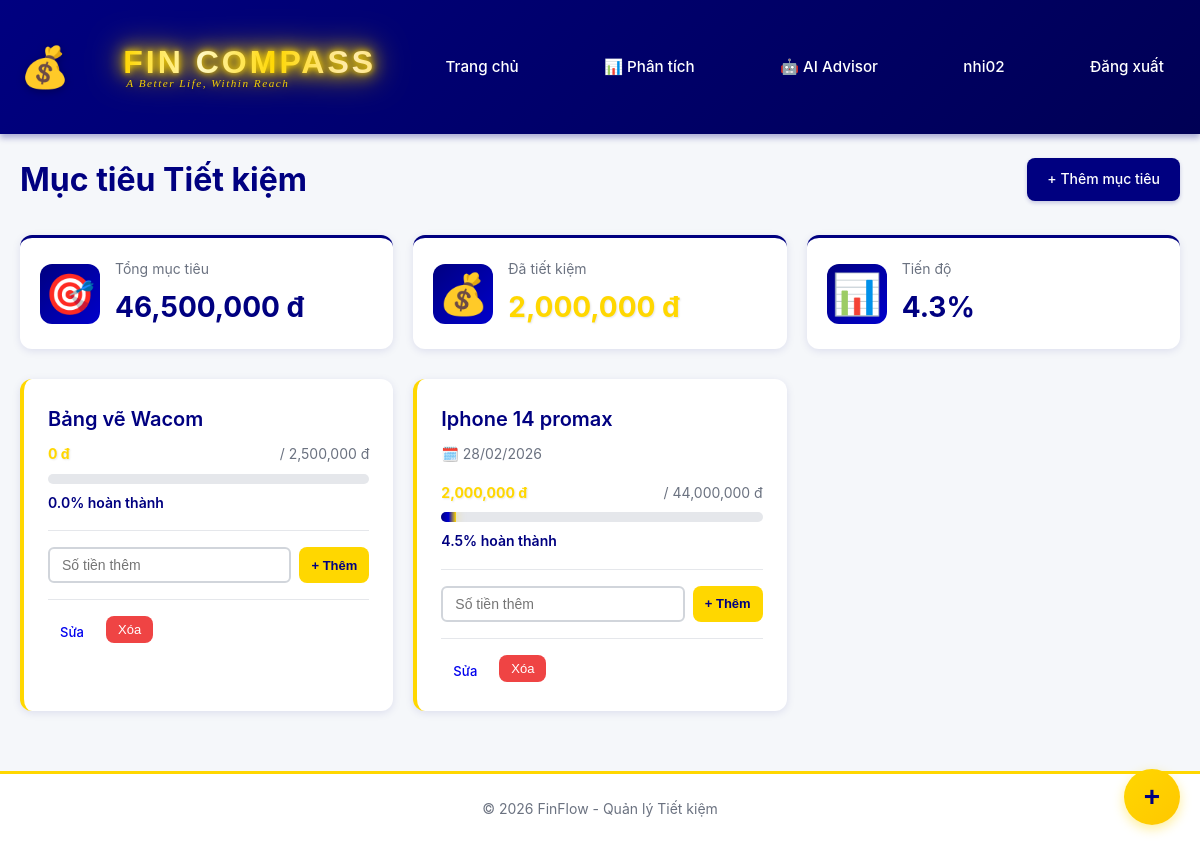
Page / (signed in) on the committed database.
### tables this page shows
CREATE TABLE "User" (
            id INTEGER PRIMARY KEY AUTOINCREMENT,
            username TEXT UNIQUE,
            name TEXT,
            email TEXT UNIQUE,
            passwordHash TEXT NOT NULL,
            phone TEXT,
            createdAt TEXT NOT NULL,
            updatedAt TEXT NOT NULL
        );

CREATE TABLE SavingsGoal (
            id INTEGER PRIMARY KEY AUTOINCREMENT,
            name TEXT NOT NULL,
            targetAmount REAL NOT NULL,
            currentAmount REAL DEFAULT 0,
            deadline TEXT,
            userId INTEGER,
            createdAt TEXT NOT NULL,
            updatedAt TEXT NOT NULL
        );

### app.py (the view)
@app.route('/')
def index():
    try:
        user_id = session.get('user_id')
        summary = SavingsService.get_summary(user_id)
        if user_id and (not summary or not summary.get('goals')):
            summary = SavingsService.get_summary(None)
        return render_template('index.html', summary=summary)
    except Exception as e:
        flash(f'Lỗi: {str(e)}', 'error')
        return render_template('index.html', summary={'goals': [], 'totalTarget': 0, 'totalCurrent': 0, 'overallProgress': 0})

### app.py (called while the page is built)
@app.before_request
def require_login():
    public_endpoints = {'login', 'register', 'static', 'not_found', 'internal_error'}
    endpoint = request.endpoint
    if endpoint is None:
        return
    if endpoint.split('.')[-1] in public_endpoints:
        return
    if not session.get('user_id'):
        return redirect(url_for('login'))

@app.context_processor
def inject_user():
    user = None
    user_id = session.get('user_id')
    print(f"[DEBUG] inject_user: session user_id = {user_id}")
    if user_id:
        try:
            user = User.find_by_id(user_id)
        except Exception as _e:
            print(f"[DEBUG] inject_user: find_by_id error: {_e}")
            user = None
    print(f"[DEBUG] inject_user: current_user = {user}")
    return {'current_user': user, 'ai_enabled': AI_ENABLED}  # THÊM ai_enabled

@app.template_filter('format_currency')
def _format_currency(amount):
    return format_currency(amount)

@app.template_filter('format_date')
def _format_date(date_str):
    return format_date(date_str)

### models.py (called while the page is built)
    def get_connection(self):
        conn = sqlite3.connect(self.db_path)
        conn.row_factory = sqlite3.Row
        return conn

    def execute(self, query: str, params: tuple = ()):
        conn = self.get_connection()
        cursor = conn.cursor()
        cursor.execute(query, params)
        conn.commit()
        result = cursor.fetchall()
        conn.close()
        return result

    def execute_one(self, query: str, params: tuple = ()):
        conn = self.get_connection()
        cursor = conn.cursor()
        cursor.execute(query, params)
        conn.commit()
        result = cursor.fetchone()
        conn.close()
        return result

    @staticmethod
    def find_all(user_id: Optional[str] = None) -> List[Dict[str, Any]]:
        if user_id:
            query = 'SELECT * FROM SavingsGoal WHERE userId = ? ORDER BY createdAt DESC'
            results = db.execute(query, (user_id,))
        else:
            query = 'SELECT * FROM SavingsGoal ORDER BY createdAt DESC'
            results = db.execute(query)
        return [dict(row) for row in results]

    @staticmethod
    def find_by_id(user_id: str) -> Optional[Dict[str, Any]]:
        query = 'SELECT * FROM "User" WHERE id = ?'
        result = db.execute_one(query, (user_id,))
        return dict(result) if result else None

### utils.py (called while the page is built)
def format_currency(amount: float) -> str:
    return f"{amount:,.0f} đ"

### templates/index.html (shortened to what this page needs)
{% extends "base.html" %}
{% block content %}
<div class="header">
    <h2>Mục tiêu Tiết kiệm</h2>
    <a href="{{ url_for('new_goal') }}" class="btn btn-primary">+ Thêm mục tiêu</a>
</div>
<div class="stats">
    <div class="stat-card">
        <span class="icon">🎯</span>
        <div>
            <p class="label">Tổng mục tiêu</p>
            <p class="value">{{ summary.totalTarget | format_currency }}</p>
        </div>
    </div>
    <div class="stat-card">
        <span class="icon">💰</span>
        <div>
            <p class="label">Đã tiết kiệm</p>
            <p class="value success">{{ summary.totalCurrent | format_currency }}</p>
        </div>
    </div>
    <div class="stat-card">
        <span class="icon">📊</span>
        <div>
            <p class="label">Tiến độ</p>
            <p class="value">{{ summary.overallProgress }}%</p>
        </div>
    </div>
</div>
{% if summary.goals %}
<div class="goals-grid">
    {% for goal in summary.goals %}
    <div class="goal-card">
        <h3>{{ goal.name }}</h3>
        {% if goal.deadline %}
        <p class="deadline">🗓️ {{ goal.deadline | format_date }}</p>
        {% endif %}
        <div class="progress-section">
            <div class="amounts">
                <span class="current">{{ goal.currentAmount | format_currency }}</span>
                <span class="target">/ {{ goal.targetAmount | format_currency }}</span>
            </div>
            <div class="progress-bar">
                <div class="progress-fill" style="width: {{ goal.progress }}%"></div>
            </div>
            <p class="progress-text">{{ goal.progress }}% hoàn thành</p>
        </div>
        <form method="POST" action="{{ url_for('add_amount', goal_id=goal.id) }}" class="quick-add">
            <input type="number" name="amount" placeholder="Số tiền thêm" step="1000" min="0" required>
            <button type="submit" class="btn btn-sm btn-success">+ Thêm</button>
        </form>
        <div class="actions">
            <a href="{{ url_for('edit_goal', goal_id=goal.id) }}" class="btn btn-sm">Sửa</a>
            <form method="POST" action="{{ url_for('delete_goal', goal_id=goal.id) }}" style="display:inline"
                  onsubmit="return confirm('Xóa mục tiêu {{ goal.name }}?')">
                <button type="submit" class="btn btn-sm btn-danger">Xóa</button>
            </form>
        </div>
    </div>
    {% endfor %}
</div>
{% endif %}
{% endblock %}

### templates/base.html (shortened to what this page needs)
<!DOCTYPE html>
<html lang="vi">
<head>
    <link rel="stylesheet" href="{{ url_for('static', filename='style.css') }}">
</head>
<body>
    <nav class="navbar">
        <div class="container">
            <span class="logo-icon">💰</span>
            <div class="logo-text-wrapper">
                <h1 class="logo-title">FIN COMPASS</h1>
                <p class="logo-tagline">A Better Life, Within Reach</p>
            </div>
            <a href="{{ url_for('index') }}" class="nav-link">Trang chủ</a>
            <a href="{{ url_for('analysis') }}" class="nav-link">📊 Phân tích</a>
            {% if ai_enabled %}
            <a href="{{ url_for('ai_analyze') }}" class="nav-link">🤖 AI Advisor</a>
            {% endif %}
            {% if session.get('user_id') %}
                <a href="{{ url_for('profile') }}" class="nav-link">{{ current_user.username if current_user else 'Tài khoản' }}</a>
                <a href="{{ url_for('logout') }}" class="nav-link">Đăng xuất</a>
            {% else %}
                <a href="{{ url_for('login') }}" class="nav-link">Đăng nhập</a>
                <a href="{{ url_for('register') }}" class="nav-link">Đăng ký</a>
            {% endif %}
        </div>
    </nav>
    <main class="container">
        {% block content %}{% endblock %}
    </main>
    <footer class="footer">
        <p>&copy; 2026 FinFlow - Quản lý Tiết kiệm</p>
    </footer>
    {% if session.get('user_id') %}
    <button class="fab" onclick="openTransactionModal()">+</button>
    {% endif %}
</body>
</html>

### rows in the picture
User: username "nhi02"
SavingsGoal: name "Bảng vẽ Wacom", currentAmount "0 đ", targetAmount "2,500,000 đ", progress "0.0"
SavingsGoal: name "Iphone 14 promax", deadline "28/02/2026", currentAmount "2,000,000 đ", targetAmount "44,000,000 đ", progress "4.5"

### other values in the picture
{{ summary.totalTarget | format_currency }} "46,500,000 đ"
{{ summary.totalCurrent | format_currency }} "2,000,000 đ"
{{ summary.overallProgress }} "4.3"
